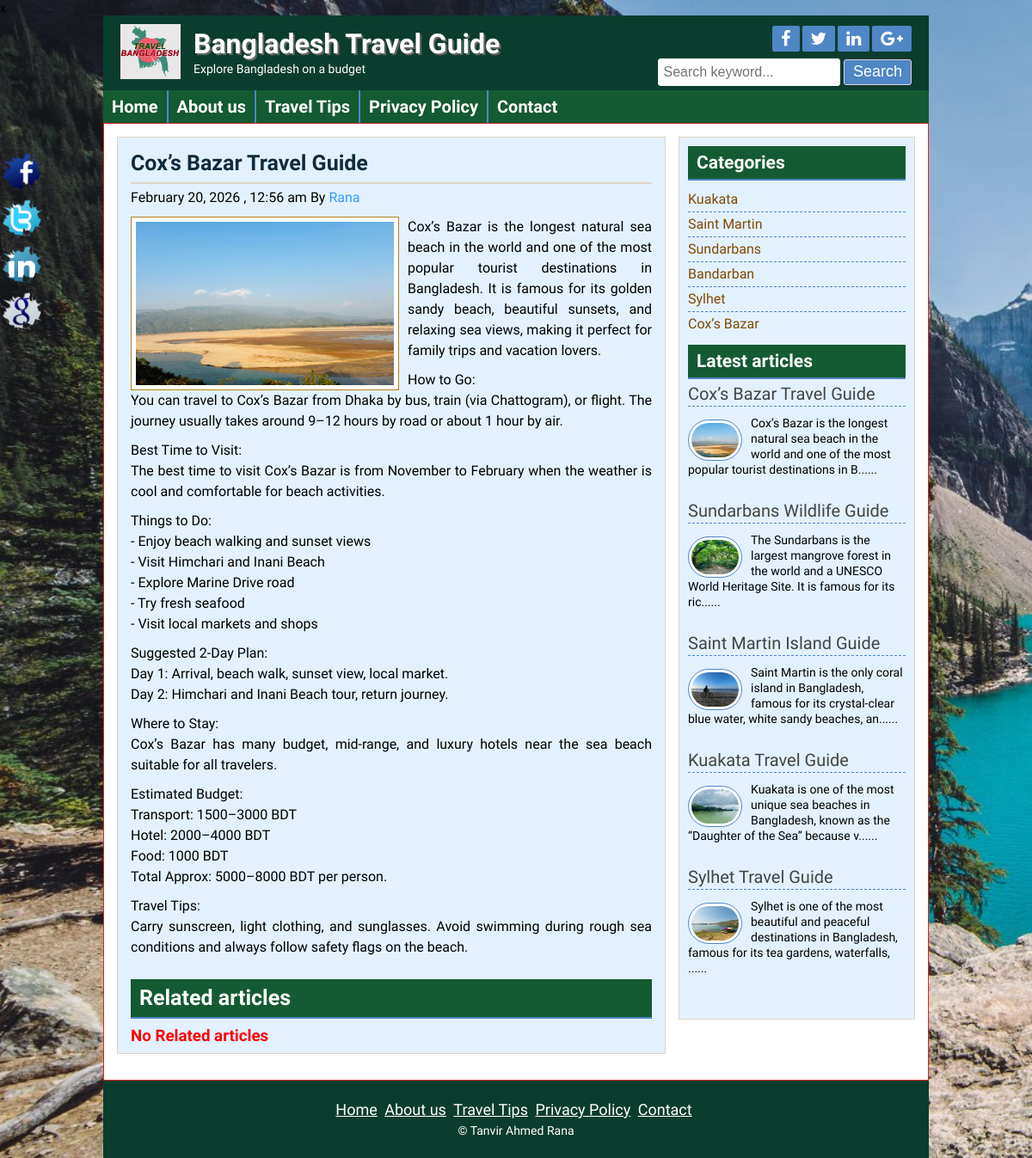
Page /post.php?id=16 on the committed database.
### tables this page shows
CREATE TABLE `title_slogan` (
  `id` int(11) NOT NULL,
  `title` varchar(250) NOT NULL,
  `slogan` varchar(250) NOT NULL,
  `logo` varchar(250) NOT NULL
);

CREATE TABLE `tbl_social` (
  `id` int(11) NOT NULL,
  `fb` varchar(300) NOT NULL,
  `tw` varchar(300) NOT NULL,
  `ln` varchar(300) NOT NULL,
  `gp` varchar(300) NOT NULL
);

CREATE TABLE `tbl_page` (
  `id` int(11) NOT NULL,
  `name` varchar(100) NOT NULL,
  `body` varchar(500) NOT NULL
);

CREATE TABLE `tbl_post` (
  `id` int(11) NOT NULL,
  `cat` int(11) NOT NULL,
  `title` varchar(100) NOT NULL,
  `body` text NOT NULL,
  `image` varchar(100) NOT NULL,
  `author` varchar(50) NOT NULL,
  `tag` varchar(50) NOT NULL,
  `date` timestamp NOT NULL DEFAULT current_timestamp() ON UPDATE current_timestamp(),
  `userid` int(11) NOT NULL
);

CREATE TABLE `tbl_category` (
  `id` int(11) NOT NULL,
  `name` varchar(50) NOT NULL
);

CREATE TABLE `tbl_footer` (
  `id` int(11) NOT NULL,
  `note` varchar(300) NOT NULL
);

### lib/Database.php (called while the page is built, shortened)
<?php
Class Database{
	public $host   = DB_HOST;
	public $user   = DB_USER;
	public $pass   = DB_PASS;
	public $dbname = DB_NAME;
	public $link;
	private function connectDB(){
	$this->link = new mysqli($this->host, $this->user, $this->pass, $this->dbname);
 }
	public function select($query){
		$result = $this->link->query($query) or die($this->link->error.__LINE__);
		if($result->num_rows > 0){
			return $result;
		} else {
			return false;
		}
	}
}

### helpers/Format.php (called while the page is built, shortened)
<?php
class Format{
    public function formaDate($date) {
        return date('F j, Y , g:i a', strtotime($date));
    }
    public function textShroten($text, $limit = 400){
       $text = $text. " ";
       $text = substr($text, 0, $limit);
       $text = $text."......";
       return $text;
    }
}

### post.php (the view)
<?php include 'inc/header.php'; ?>
<?php
 if (!isset($_GET['id'])  || $_GET['id'] == NULL) {
 header("Location: 404.php");
 }else {
   $id = $_GET['id'];
 }
?>
<div class="contentsection contemplete clear">
    <div class="maincontent clear">
        <div class="about">
            <?php
$query = "SELECT * FROM tbl_post where id='$id'";
   $post = $db->select($query);
   if ($post) {
    while($result = $post->fetch_assoc()) {
?>
            <h2><?php echo $result['title'] ?></h2>
            <h4><?php echo $fm->formaDate($result['date'] ) ?> By
                <a href="#"><?php echo $result['author'] ?></a>
            </h4>
            <img src="admin/<?php echo $result['image']?>" alt="post image">
            <p> <?php echo $result['body']  ?></p>
            <div class="relatedpost clear">
                <?php
 $catid = $result['cat'];
 $queryreleted = "SELECT * FROM tbl_post
                                  WHERE cat = $catid
                                  AND id != $id
                                  LIMIT 6";
 $reletedpost = $db->select($queryreleted);
                echo "<h2>Related articles</h2>";
 if ($reletedpost) {
  while($rresult = $reletedpost->fetch_assoc()) {
?>
                <a href="post.php?id=<?php echo $rresult['id'] ?>">
                    <img src="admin/<?php echo $rresult['image']?>" alt="post image" /></a>
                <?php }  } else {  echo "<h3 style='color:red;'>No Related articles</h3>"; } ?>
            </div>
            <?php  } } else { header("location:404.php"); } ?>
        </div>
    </div>
    <?php include 'inc/sidebar.php'; ?>
    <?php include 'inc/footer.php';  ?>

### inc/header.php (shortened to what this page needs)
<?php
 include 'lib/Database.php';
 include 'helpers/Format.php';
?>
<?php
$db = new Database();
$fm = new Format();
?>
<!DOCTYPE html>
<html>
<head>
	<?php include 'scrips/css.php' ; ?>
</head>
<body>
	<div class="headersection templete clear">
<?php
 $query = "SELECT * FROM title_slogan WHERE id = 1";
 $getData = $db->select($query);
 if ($getData) {
	while ($result = $getData->fetch_assoc()) {
?>
	<a href="#">
		<div class="logo">
			<img src="admin/<?php echo $result['logo'] ?>" alt="Logo"/>
			<h2><?php echo $result['title'] ?></h2>
			<p><?php echo $result['slogan'] ?></p>
		</div>
	</a>
<?php } }?>
	<div class="social clear">
<?php
$query = "SELECT * FROM tbl_social WHERE id = 1";
$getSocial = $db->select($query);
if ($getSocial) {
	while ($data = $getSocial->fetch_assoc()) {
?>
<div class="icon clear">
<a href="<?php echo $data['fb']?>" target="_blank"><i class="fa fa-facebook"></i></a>
<a href="<?php echo $data['tw']?>" target="_blank"><i class="fa fa-twitter"></i></a>
<a href="<?php echo $data['ln']?>" target="_blank"><i class="fa fa-linkedin"></i></a>
<a href="<?php echo $data['gp']?>" target="_blank"><i class="fa fa-google-plus"></i></a>
</div>
<?php } }?>
		<div class="searchbtn clear">
		<form action="search.php" method="get">
			<input type="text" name="search" placeholder="Search keyword..."/>
			<input type="submit" name="submit" value="Search"/>
		</form>
		</div>
	</div>
</div>
<div class="navsection templete">
	<?php
	  $path = $_SERVER['SCRIPT_FILENAME'];
	  $currentPage = basename($path,  '.php');
	?>
<ul>
	<li><a
	 <?php  if ($currentPage == 'index') {	echo 'id="active"';}?>
	 	href="index.php">Home</a></li>
	<?php
		$query = "SELECT * FROM tbl_page";
		$pages = $db->select($query);
		if ($pages) {
		while ($result = $pages->fetch_assoc()){   ?>
		<li><a
		<?php
  if (isset($_GET['pageid']) && $_GET['pageid'] == $result['id']) {
	 echo 'id="active"';
  }
	?>
		href="page.php?pageid=<?php echo $result['id']?>"><?php echo $result['name']?></a></li>
		<?php }  } ?>
	<li><a
	<?php  if ($currentPage == 'contact') {	echo 'id="active"';}?>
	href="contact.php">Contact</a></li>
</ul>
</div>

### inc/sidebar.php
<div class="sidebar clear">
<div class="samesidebar clear">
	<h2>Categories</h2>
<?php
$query = "SELECT * FROM tbl_category";
   $category = $db->select($query);
   if ($category) {
	   while($result = $category->fetch_assoc()) {
?>
<ul>
	<li><a href="posts.php?category=<?php echo $result['id'] ?>"><?php echo $result['name']; ?></a></li>
	<?php } } else { ?>
		<li>NO Releted Categories</li>
	<?php } ?>
</ul>
</div>
<div class="samesidebar clear">
	<h2>Latest articles</h2>
<?php
   $query = "SELECT * FROM tbl_post limit 5";
   $post = $db->select($query);
    if($post){
    while($result = $post->fetch_assoc()){
?>
<div class="popular clear">
<h3><a href="post.php?id=<?php echo $result['id'] ?>"><?php echo $result['title']; ?></a></h3>
	<a href="post.php?id=<?php echo $result['id'] ?>">
	<img src="admin/<?php echo $result['image']?>" alt="post image"/></a>
	<p> <?php echo $fm->textShroten($result['body'], 120 ) ?></p>
	</div>
<?php  } } else { header("location:404.php"); } ?>
</div>
</div>

### inc/footer.php (shortened to what this page needs)
</div>
<div class="footersection templete clear">
    <div class="footermenu clear">
        <ul>
            <li><a href="index.php">Home</a></li>
            <?php
   $q = "SELECT * FROM tbl_page";
   $p1 = $db->select($q);
   if ($p1) {
   while ($result = $p1->fetch_assoc()){
   ?>
            <li><a <?php
  if (isset($_GET['pageid']) && $_GET['pageid'] == $result['id']) {
  echo 'id="active"';
  }
 ?> href="page.php?pageid=<?php echo $result['id']?>"><?php echo $result['name']?></a></li>
            <?php } } ?>
            <li><a href="contact.php">Contact</a></li>
        </ul>
    </div>
    <?php
 $query = "SELECT * FROM tbl_footer WHERE id=1";
 $footerNote = $db->select($query);
 if ($footerNote) {
   while ($result = $footerNote->fetch_assoc()){
 ?>
    <p>&copy; <?php echo $result['note']?></>
        <?php } }?>
</div>
<div class="fixedicon clear">
    <a href="http://www.facebook.com"><img src="images/fb.png" alt="Facebook" /></a>
    <a href="http://www.twitter.com"><img src="images/tw.png" alt="Twitter" /></a>
    <a href="http://www.linkedin.com"><img src="images/in.png" alt="LinkedIn" /></a>
    <a href="http://www.google.com"><img src="images/gl.png" alt="GooglePlus" /></a>
</div>
</body>
</html>

### theme/deep_green.css (style rules this page uses)
.headersection { background: #0b3d2e; }
.navsection { background: #145a32; }
.samesidebar h2 { background: #145a32; }
.footersection { background: #0b3d2e; }
.relatedpost h2 { background: #145a32 !important; color: #fff !important; }

### rows in the picture
title_slogan: logo (picture), title "Bangladesh Travel Guide", slogan "Explore Bangladesh on a budget"
tbl_page: name "About us"
tbl_page: name "Travel Tips"
tbl_page: name "Privacy Policy"
tbl_post: title "Cox’s Bazar Travel Guide", date "February 20, 2026 , 12:56 am", author "Rana", image (picture), body "Cox’s Bazar is the longest natural sea beach in the world and one of the most popular tourist destinations in Bangladesh. It is famous for its golden sandy beach, beautiful sunsets, and relaxing sea views, making it perfect for family trips and vacation lovers. How to Go: You can travel to Cox’s Bazar from Dhaka by bus, train (via Chattogram), or flight. The journey usually takes around 9–12 hours by road or about 1 hour by air. Best Time to Visit: The best time to visit Cox’s Bazar is from November to February when the weather is cool and comfortable for beach activities. Things to Do: - Enjoy beach walking and sunset views - Visit Himchari and Inani Beach - Explore Marine Drive road - Try…", body "Cox’s Bazar is the longest natural sea beach in the world and one of the most popular tourist destinations in B......"
tbl_category: name "Kuakata"
tbl_category: name "Saint Martin"
tbl_category: name "Sundarbans"
tbl_category: name "Bandarban"
tbl_category: name "Sylhet"
tbl_category: name "Cox’s Bazar"
tbl_post: title "Sundarbans Wildlife Guide", image (picture), body "The Sundarbans is the largest mangrove forest in the world and a UNESCO World Heritage Site. It is famous for its ric......"
tbl_post: title "Saint Martin Island Guide", image (picture), body "Saint Martin is the only coral island in Bangladesh, famous for its crystal-clear blue water, white sandy beaches, an......"
tbl_post: title "Kuakata Travel Guide", image (picture), body "Kuakata is one of the most unique sea beaches in Bangladesh, known as the “Daughter of the Sea” because v......"
tbl_post: title "Sylhet Travel Guide", image (picture), body "Sylhet is one of the most beautiful and peaceful destinations in Bangladesh, famous for its tea gardens, waterfalls, ......"
tbl_footer: note "Tanvir Ahmed Rana"
